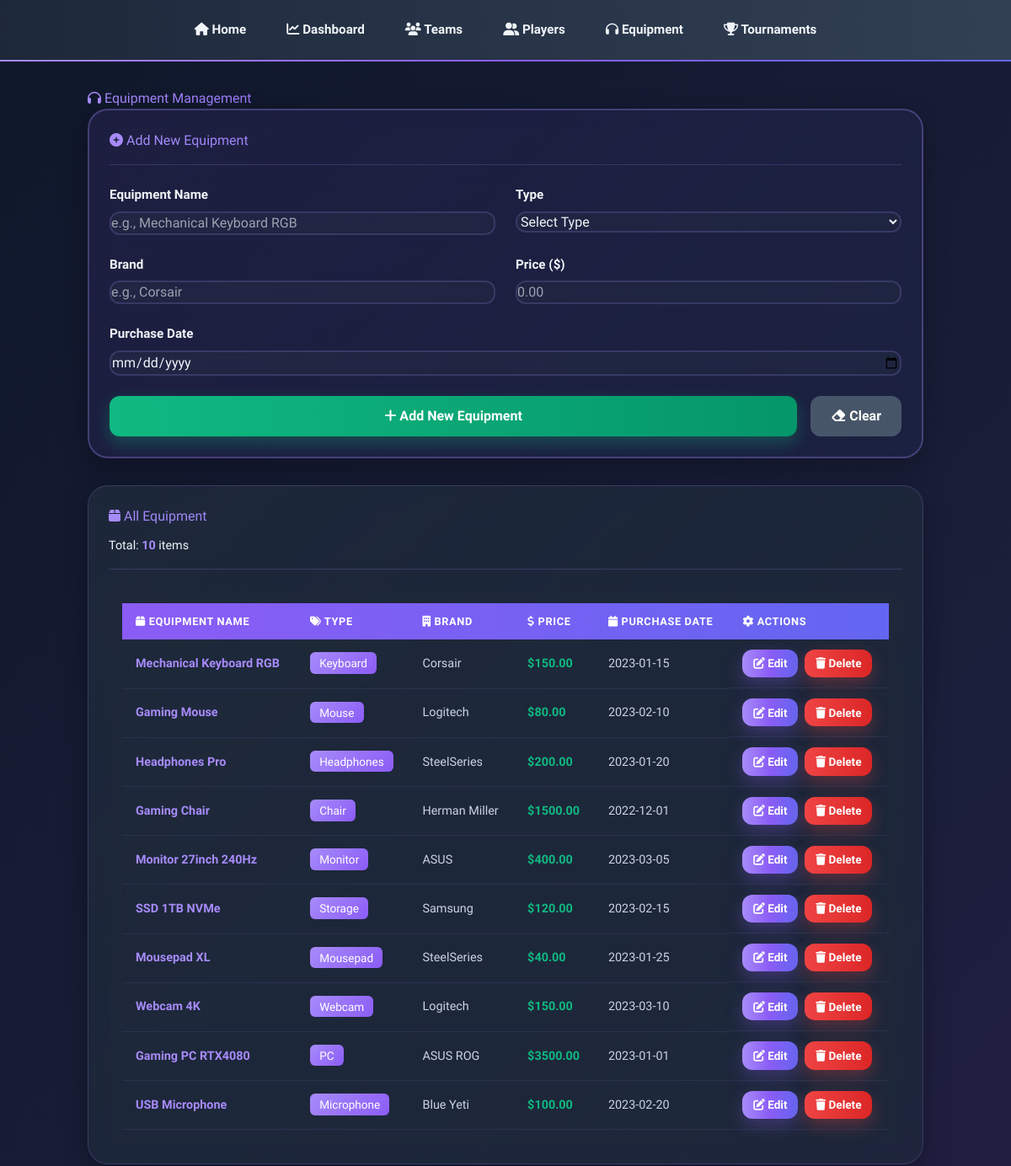
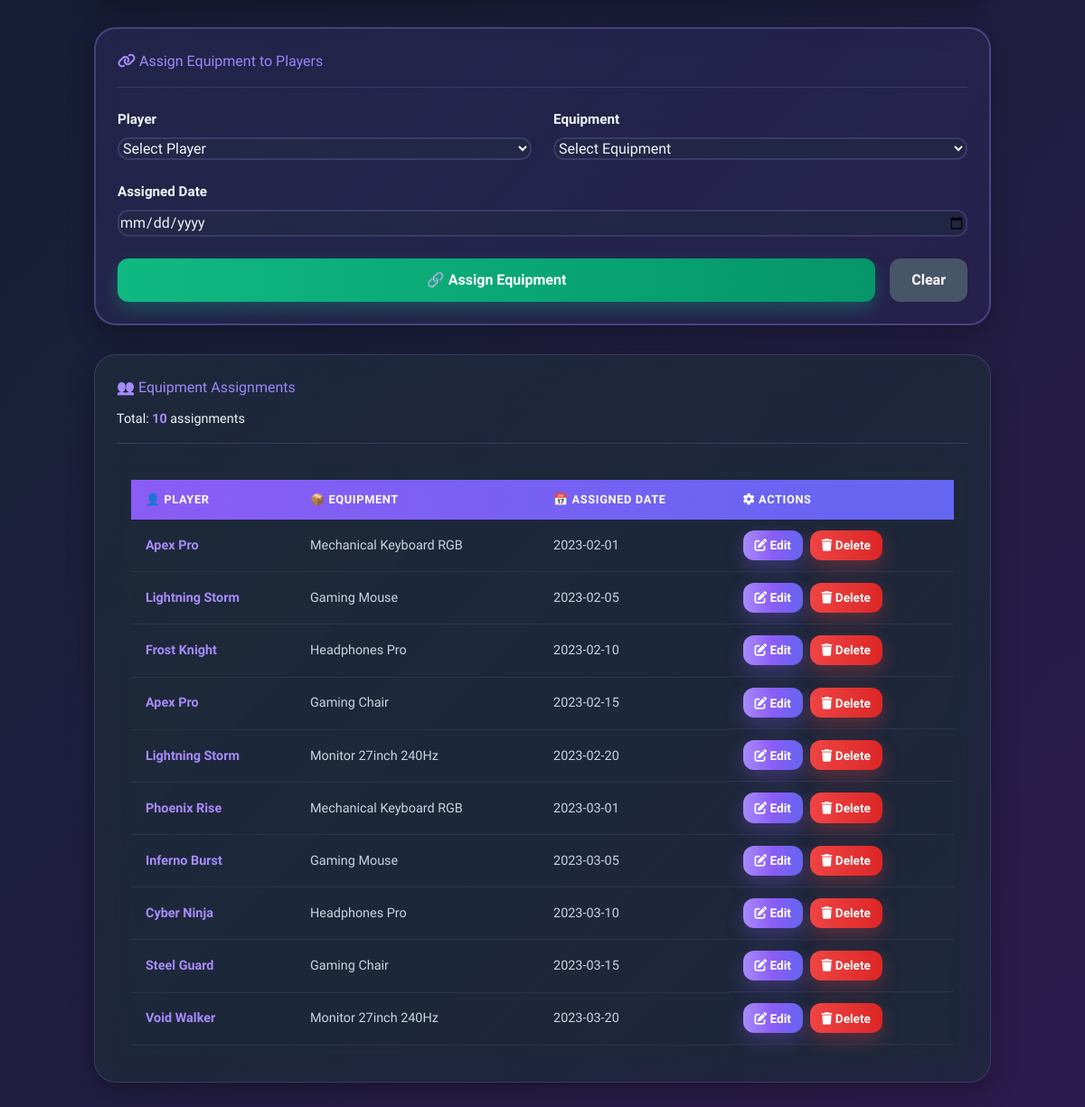
Screenshot of /equipment with the database file from the repository (2 pictures, top to bottom).
### tables this page shows
CREATE TABLE Equipment (
        EquipmentID INTEGER PRIMARY KEY AUTOINCREMENT,
        EquipmentName TEXT NOT NULL,
        Type TEXT NOT NULL,
        Brand TEXT NOT NULL,
        Price REAL NOT NULL,
        PurchaseDate DATE NOT NULL
    );

CREATE TABLE EquipmentAssignment (
        AssignmentID INTEGER PRIMARY KEY AUTOINCREMENT,
        PlayerID INTEGER NOT NULL,
        EquipmentID INTEGER NOT NULL,
        AssignedDate DATE NOT NULL,
        FOREIGN KEY (PlayerID) REFERENCES Players(PlayerID),
        FOREIGN KEY (EquipmentID) REFERENCES Equipment(EquipmentID)
    );

CREATE TABLE Players (
        PlayerID INTEGER PRIMARY KEY AUTOINCREMENT,
        PlayerName TEXT NOT NULL,
        TeamID INTEGER NOT NULL,
        Position TEXT NOT NULL,
        JoinDate DATE NOT NULL,
        FOREIGN KEY (TeamID) REFERENCES Teams(TeamID)
    );

### app.py (the view)
@app.route('/equipment')
def equipment():
    conn = get_db_connection()
    equip = conn.execute('SELECT * FROM Equipment').fetchall()
    assignments = conn.execute('''
        SELECT ea.AssignmentID, e.EquipmentName, p.PlayerName, p.PlayerID, e.EquipmentID, ea.AssignedDate
        FROM EquipmentAssignment ea
        JOIN Equipment e ON ea.EquipmentID = e.EquipmentID
        JOIN Players p ON ea.PlayerID = p.PlayerID
    ''').fetchall()
    players = conn.execute('SELECT * FROM Players').fetchall()
    conn.close()
    return render_template('equipment.html', equipment=equip, assignments=assignments, players=players)

### app.py (called while the page is built)
def get_db_connection():
    conn = sqlite3.connect(DATABASE)
    conn.row_factory = sqlite3.Row
    return conn

### templates/equipment.html (shortened to what this page needs)
{% extends "base.html" %}
{% block content %}
<h1><i class="fas fa-headphones"></i> Equipment Management</h1>
<div class="card form-card">
    <div class="card-header">
        <h2><i class="fas fa-plus-circle"></i> Add New Equipment</h2>
    </div>
    <form method="POST" action="/equipment/add">
        <div class="form-row">
            <div class="form-group">
                <label for="equipment_name">Equipment Name</label>
                <input type="text" id="equipment_name" name="equipment_name" required
                    placeholder="e.g., Mechanical Keyboard RGB">
            </div>
            <div class="form-group">
                <label for="type">Type</label>
                <select id="type" name="type" required>
                    <option value="">Select Type</option>
                </select>
            </div>
        </div>
        <div class="form-row">
            <div class="form-group">
                <label for="brand">Brand</label>
                <input type="text" id="brand" name="brand" required placeholder="e.g., Corsair">
            </div>
            <div class="form-group">
                <label for="price">Price ($)</label>
                <input type="number" id="price" name="price" step="0.01" required placeholder="0.00">
            </div>
        </div>
        <div class="form-group">
            <label for="purchase_date">Purchase Date</label>
            <input type="date" id="purchase_date" name="purchase_date" required>
        </div>
        <div style="display: flex; gap: 1rem;">
            <button type="submit" class="btn btn-success" style="flex: 1;"><i class="fas fa-plus"></i> Add New
                Equipment</button>
            <button type="reset" class="btn btn-secondary"><i class="fas fa-eraser"></i> Clear</button>
        </div>
    </form>
</div>
<div class="card data-card">
    <div class="card-header">
        <h2><i class="fas fa-box"></i> All Equipment</h2>
        <div style="font-size: 0.9rem; color: var(--text-secondary);">Total: <strong style="color: #a78bfa;">{{
                equipment|length }}</strong> items</div>
    </div>
    <div class="table-container">
        <table>
            <thead>
                <tr>
                    <th><i class="fas fa-box"></i> Equipment Name</th>
                    <th><i class="fas fa-tags"></i> Type</th>
                    <th><i class="fas fa-building"></i> Brand</th>
                    <th><i class="fas fa-dollar-sign"></i> Price</th>
                    <th><i class="fas fa-calendar"></i> Purchase Date</th>
                    <th><i class="fas fa-cog"></i> Actions</th>
                </tr>
            </thead>
            <tbody>
                {% for eq in equipment %}
                <tr>
                    <td><strong>{{ eq['EquipmentName'] }}</strong></td>
                    <td>
                        <span
                            style="background: linear-gradient(135deg, #a78bfa 0%, #8b5cf6 100%); color: white; padding: 0.3rem 0.7rem; border-radius: 6px; font-size: 0.85rem;">
                            {{ eq['Type'] }}
                        </span>
                    </td>
                    <td>{{ eq['Brand'] }}</td>
                    <td><strong style="color: #10b981;">${{ "%.2f"|format(eq['Price']) }}</strong></td>
                    <td>{{ eq['PurchaseDate'] }}</td>
                    <td style="display: flex; gap: 0.5rem;">
                        <a href="/equipment/{{ eq['EquipmentID'] }}/edit" class="btn btn-sm btn-primary"
                            style="padding: 0.4rem 0.8rem; font-size: 0.85rem;"><i class="fas fa-edit"></i> Edit</a>
                        <form method="POST" action="/equipment/{{ eq['EquipmentID'] }}/delete" style="display: inline;"
                            onsubmit="return confirm('Delete this equipment?');">
                            <button type="submit" class="btn btn-sm btn-danger"
                                style="padding: 0.4rem 0.8rem; font-size: 0.85rem;"><i class="fas fa-trash"></i>
                                Delete</button>
                        </form>
                    </td>
                </tr>
                {% else %}
                <tr>
                    <td colspan="6" style="text-align: center; color: var(--text-secondary); padding: 2rem;">No
                        equipment found. Add equipment to get started!</td>
                </tr>
                {% endfor %}
            </tbody>
        </table>
    </div>
</div>
<div class="card form-card">
    <div class="card-header">
        <h2><i class="fas fa-link"></i> Assign Equipment to Players</h2>
    </div>
    <form method="POST" action="/assignment/add">
        <div class="form-row">
            <div class="form-group">
                <label for="player_id">Player</label>
                <select id="player_id" name="player_id" required>
                    <option value="">Select Player</option>
                </select>
            </div>
            <div class="form-group">
                <label for="equipment_id">Equipment</label>
                <select id="equipment_id" name="equipment_id" required>
                    <option value="">Select Equipment</option>
                </select>
            </div>
        </div>
        <div class="form-row full">
            <div class="form-group">
                <label for="assigned_date">Assigned Date</label>
                <input type="date" id="assigned_date" name="assigned_date" required>
            </div>
        </div>
        <div style="display: flex; gap: 1rem;">
            <button type="submit" class="btn btn-success" style="flex: 1;">🔗 Assign Equipment</button>
            <button type="reset" class="btn btn-secondary">Clear</button>
        </div>
    </form>
</div>
<div class="card data-card">
    <div class="card-header">
        <h2>👥 Equipment Assignments</h2>
        <div style="font-size: 0.9rem; color: var(--text-secondary);">Total: <strong style="color: #a78bfa;">{{
                assignments|length }}</strong> assignments</div>
    </div>
    <div class="table-container">
        <table>
            <thead>
                <tr>
                    <th>👤 Player</th>
                    <th>📦 Equipment</th>
                    <th>📅 Assigned Date</th>
                    <th><i class="fas fa-cog"></i> Actions</th>
                </tr>
            </thead>
            <tbody>
                {% for assignment in assignments %}
                <tr>
                    <td><strong>{{ assignment['PlayerName'] }}</strong></td>
                    <td>{{ assignment['EquipmentName'] }}</td>
                    <td>{{ assignment['AssignedDate'] }}</td>
                    <td style="display: flex; gap: 0.5rem;">
                        <a href="/assignment/{{ assignment['AssignmentID'] }}/edit" class="btn btn-sm btn-primary"
                            style="padding: 0.4rem 0.8rem; font-size: 0.85rem;"><i class="fas fa-edit"></i> Edit</a>
                        <form method="POST" action="/assignment/{{ assignment['AssignmentID'] }}/delete"
                            style="display: inline;" onsubmit="return confirm('Remove this assignment?');">
                            <button type="submit" class="btn btn-sm btn-danger"
                                style="padding: 0.4rem 0.8rem; font-size: 0.85rem;"><i class="fas fa-trash"></i>
                                Delete</button>
                        </form>
                    </td>
                </tr>
                {% else %}
                <tr>
                    <td colspan="4" style="text-align: center; color: var(--text-secondary); padding: 2rem;">No
                        assignments found. Assign equipment to players!</td>
                </tr>
                {% endfor %}
            </tbody>
        </table>
    </div>
</div>
{% endblock %}

### templates/base.html (style rules this page uses)
* { transition: all 0.3s ease; }
body { background: linear-gradient(135deg, #0f172a 0%, #1a1f3a 50%, #2d1b4e 100%); min-height: 100vh; overflow-x: hidden; color: #f1f5f9; font-family: 'Segoe UI', -apple-system, BlinkMacSystemFont, sans-serif; }
h1 { font-size: 2.25rem; font-weight: 900; margin-bottom: 2rem; background: linear-gradient(to right, #a78bfa, #8b5cf6, #6366f1); -webkit-background-clip: text; -webkit-text-fill-color: transparent; background-clip: text; }
h2 { font-size: 1.875rem; font-weight: 700; background: linear-gradient(to right, #a78bfa, #6366f1); -webkit-background-clip: text; -webkit-text-fill-color: transparent; background-clip: text; margin-bottom: 1.5rem; }
.card { backdrop-filter: blur(12px); background: linear-gradient(135deg, rgba(30, 41, 59, 0.8) 0%, rgba(51, 65, 85, 0.5) 100%); border: 1px solid rgba(167, 139, 250, 0.2); border-radius: 1.5rem; padding: 1.5rem; box-shadow: 0 10px 30px rgba(0, 0, 0, 0.3); margin-bottom: 2rem; transition: all 0.5s; position: relative; overflow: hidden; }
.card h2 { margin: 0 0 1rem 0; }
.card-header { display: flex; flex-direction: column; gap: 0.75rem; margin-bottom: 1.5rem; padding-bottom: 1rem; border-bottom: 1px solid rgba(167, 139, 250, 0.2); }
.card-header h2 { margin: 0; }
.form-card { backdrop-filter: blur(12px); background: linear-gradient(135deg, rgba(139, 92, 246, 0.1) 0%, rgba(99, 102, 241, 0.05) 100%); border: 2px solid rgba(167, 139, 250, 0.3); border-radius: 1.5rem; padding: 1.5rem; margin-bottom: 2rem; }
.data-card { backdrop-filter: blur(12px); background: linear-gradient(135deg, rgba(30, 41, 59, 0.9) 0%, rgba(30, 41, 59, 0.7) 100%); border: 1px solid rgba(167, 139, 250, 0.2); border-radius: 1.5rem; padding: 1.5rem; margin-bottom: 2rem; }
.form-group { margin-bottom: 1.5rem; }
label { display: block; margin-bottom: 0.5rem; font-weight: 600; color: #f1f5f9; font-size: 0.95rem; }
input, select, textarea { width: 100%; padding: 0.75rem 1rem; background: rgba(30, 41, 59, 0.5); backdrop-filter: blur(8px); border: 2px solid rgba(167, 139, 250, 0.2); border-radius: 0.75rem; color: #f1f5f9; font-size: 1rem; transition: all 0.3s; font-family: inherit; }
input::placeholder, select::placeholder { color: #94a3b8; }
.form-row { display: grid; grid-template-columns: 1fr; gap: 1.5rem; }
@media (min-width: 768px) { .form-row { grid-template-columns: 1fr 1fr; } }
.form-row.full { grid-template-columns: 1fr; }
.table-container { overflow-x: auto; border-radius: 0.5rem; background: rgba(30, 41, 59, 0.5); backdrop-filter: blur(8px); padding: 1rem; }
table { width: 100%; border-collapse: collapse; }
table thead { background: linear-gradient(to right, #8b5cf6, #6366f1); color: white; }
table th { padding: 0.75rem 1rem; text-align: left; font-size: 0.8rem; font-weight: bold; text-transform: uppercase; letter-spacing: 0.05em; }
table td { padding: 0.75rem 1rem; font-size: 0.9rem; border-bottom: 1px solid rgba(167, 139, 250, 0.1); color: #cbd5e1; }
table tbody tr { transition: background 0.3s; }
table td strong { color: #a78bfa; font-weight: bold; }
table td:first-child { font-weight: 600; color: #f1f5f9; }
.btn { display: inline-block; padding: 0.75rem 1.5rem; font-weight: bold; border-radius: 0.75rem; border: none; cursor: pointer; transition: all 0.3s; color: white; text-decoration: none; font-size: 1rem; }
.btn-primary { background: linear-gradient(to right, #a78bfa, #8b5cf6, #6366f1); box-shadow: 0 8px 20px rgba(139, 92, 246, 0.3); transition: all 0.3s; }
.btn-secondary { background: #475569; transition: all 0.3s; }
.btn-danger { background: linear-gradient(to right, #ef4444, #dc2626); box-shadow: 0 8px 20px rgba(239, 68, 68, 0.3); transition: all 0.3s; }
.btn-success { background: linear-gradient(to right, #10b981, #059669); box-shadow: 0 8px 20px rgba(16, 185, 129, 0.3); transition: all 0.3s; }

### rows the page displays
Equipment: EquipmentName "Mechanical Keyboard RGB", Type "Keyboard", Brand "Corsair", Price "150.00", PurchaseDate "2023-01-15"
Equipment: EquipmentName "Gaming Mouse", Type "Mouse", Brand "Logitech", Price "80.00", PurchaseDate "2023-02-10"
Equipment: EquipmentName "Headphones Pro", Type "Headphones", Brand "SteelSeries", Price "200.00", PurchaseDate "2023-01-20"
Equipment: EquipmentName "Gaming Chair", Type "Chair", Brand "Herman Miller", Price "1500.00", PurchaseDate "2022-12-01"
Equipment: EquipmentName "Monitor 27inch 240Hz", Type "Monitor", Brand "ASUS", Price "400.00", PurchaseDate "2023-03-05"
Equipment: EquipmentName "SSD 1TB NVMe", Type "Storage", Brand "Samsung", Price "120.00", PurchaseDate "2023-02-15"
Equipment: EquipmentName "Mousepad XL", Type "Mousepad", Brand "SteelSeries", Price "40.00", PurchaseDate "2023-01-25"
Equipment: EquipmentName "Webcam 4K", Type "Webcam", Brand "Logitech", Price "150.00", PurchaseDate "2023-03-10"
Equipment: EquipmentName "Gaming PC RTX4080", Type "PC", Brand "ASUS ROG", Price "3500.00", PurchaseDate "2023-01-01"
Equipment: EquipmentName "USB Microphone", Type "Microphone", Brand "Blue Yeti", Price "100.00", PurchaseDate "2023-02-20"
EquipmentAssignment: PlayerName "Apex Pro", EquipmentName "Mechanical Keyboard RGB", AssignedDate "2023-02-01"
EquipmentAssignment: PlayerName "Lightning Storm", EquipmentName "Gaming Mouse", AssignedDate "2023-02-05"
EquipmentAssignment: PlayerName "Frost Knight", EquipmentName "Headphones Pro", AssignedDate "2023-02-10"
EquipmentAssignment: PlayerName "Apex Pro", EquipmentName "Gaming Chair", AssignedDate "2023-02-15"
EquipmentAssignment: PlayerName "Lightning Storm", EquipmentName "Monitor 27inch 240Hz", AssignedDate "2023-02-20"
EquipmentAssignment: PlayerName "Phoenix Rise", EquipmentName "Mechanical Keyboard RGB", AssignedDate "2023-03-01"
EquipmentAssignment: PlayerName "Inferno Burst", EquipmentName "Gaming Mouse", AssignedDate "2023-03-05"
EquipmentAssignment: PlayerName "Cyber Ninja", EquipmentName "Headphones Pro", AssignedDate "2023-03-10"
EquipmentAssignment: PlayerName "Steel Guard", EquipmentName "Gaming Chair", AssignedDate "2023-03-15"
EquipmentAssignment: PlayerName "Void Walker", EquipmentName "Monitor 27inch 240Hz", AssignedDate "2023-03-20"

### other values shown
{{ equipment|length }} "10"
{{ assignments|length }} "10"
